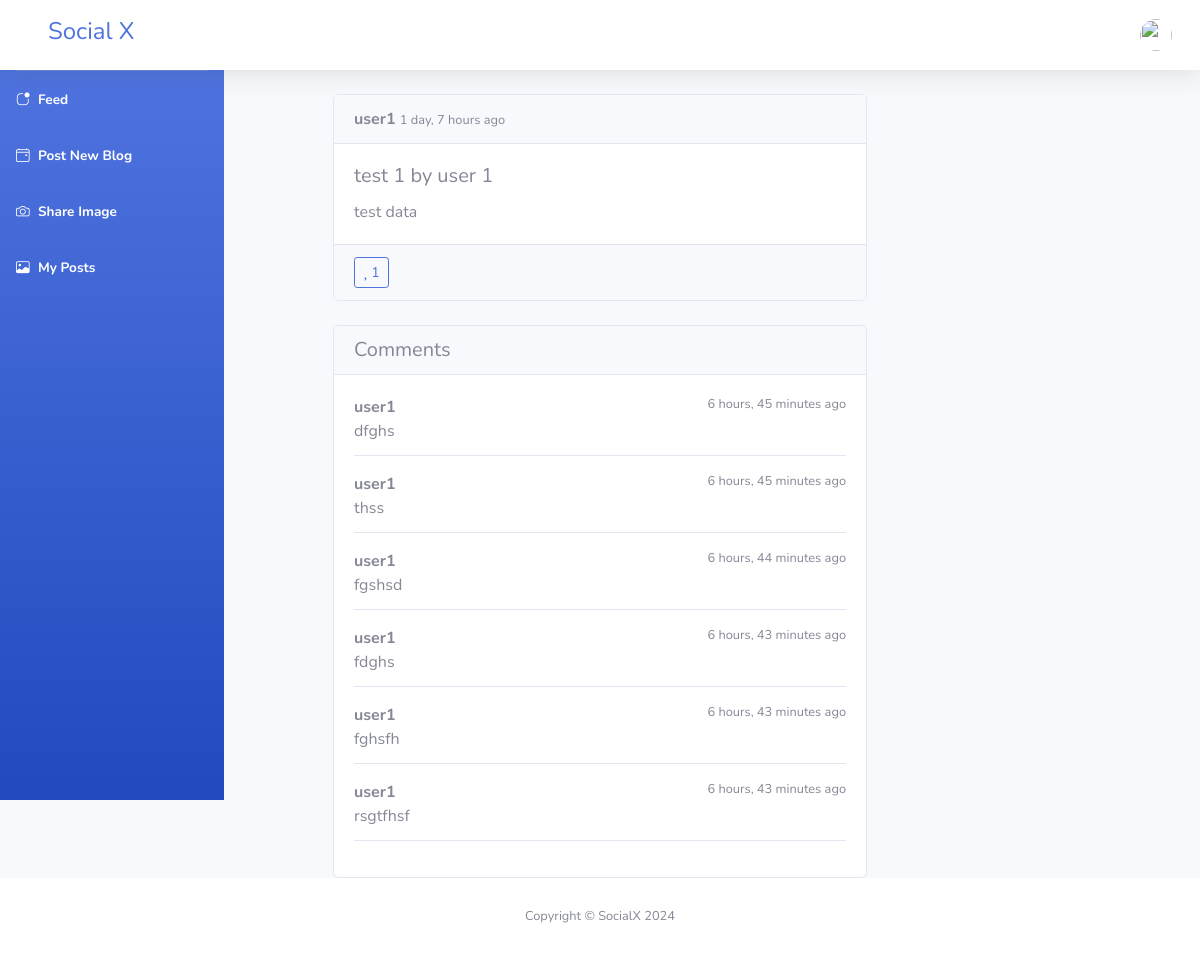
Page /post/8/detail on the committed database.
### user/models.py (models this page shows, shortened)
class Post(models.Model):
    POST_TYPES = (
        ('blog','Blog Post'),
        ('image','Image Post'),
    )
    title = models.CharField(max_length=200)
    content = models.TextField(blank=True)
    post_type = models.CharField(max_length=5,choices=POST_TYPES)
    author = models.ForeignKey(settings.AUTH_USER_MODEL,on_delete=models.CASCADE,related_name='posts')
    created_at = models.DateTimeField(auto_now_add=True)
    updated_at = models.DateTimeField(auto_now=True)
    is_blocked = models.BooleanField(default=False)
    is_deleted = models.BooleanField(default=False)
    image = models.ImageField(
        upload_to='post_images',
        null = True,
        blank=True,
        validators=[FileExtensionValidator(allowed_extensions=['jpg','jpeg','png','gif'])],
    )
    image_caption = models.CharField(max_length=500,blank=True)

class Comment(models.Model):
    post = models.ForeignKey(Post,on_delete=models.CASCADE,related_name='comments')
    author = models.ForeignKey(settings.AUTH_USER_MODEL,on_delete=models.CASCADE,related_name='comments')
    content = models.TextField()
    created_at = models.DateTimeField(auto_now_add=True)
    is_blocked = models.BooleanField(default=False)

### account_app/models.py (models this page shows, shortened)
class CustomUser(AbstractUser):
    phone_regex = RegexValidator(
        regex=r'^\+?1?\d{10}$',
        message="Phone number must be entered in the format: '+9999999999'. Up to 10 digits allowed."
    )
    email = models.EmailField(unique=True)
    profile_picture = models.ImageField(upload_to='profile_pics/', null=True, blank=True)
    contact_number = models.CharField(validators=[phone_regex], max_length=17, blank=True)

### user/views.py (the view)
# urls.py: path('post/<int:pk>/detail',views.post_detail,name='post_detail'),
def post_detail(request,pk):
    post = get_object_or_404(Post,pk=pk)
    comments = post.comments.filter(is_blocked=False)
    Comment_form = CommentForm()
    user_has_liked = request.user.is_authenticated and post.likes.filter(user=request.user).exists()
    context = {
        'post':post,
        'comments':comments,
        'comment_form':Comment_form,
        'user_has_liked':user_has_liked,
    }
    return render(request,'user/post_detail.html',context)

### templates/user/post_detail.html (shortened to what this page needs)
{% extends 'user/base.html' %}
{% block content %}
<div class="row">
    <div class="col-md-6 mx-auto">
        <div class="card mb-4">
            <div class="card-header d-flex justify-content-between align-items-center">
                <div>
                    <strong>{{ post.author.username }}</strong>
                    <small class="text-muted">{{ post.created_at|timesince }} ago</small>
                </div>
            </div>
            <div class="card-body">
                <h5 class="card-title">{{ post.title }}</h5>
                {% if post.post_type == 'image' %}
                    <p class="card-text">{{ post.image_caption }}</p>
                {% else %}
                    <p class="card-text">{{ post.content|linebreaksbr }}</p>
                {% endif %}
            </div>
            <div class="card-footer">
                <button class="btn btn-sm {% if user_has_liked %}btn-primary{% else %}btn-outline-primary{% endif %} like-button"
                        data-post-id="{{ post.pk }}">
                    <i class="fas fa-heart"></i>
                    <span class="likes-count">{{ post.likes.count }}</span>
                </button>
            </div>
        </div>
        <div class="card">
            <div class="card-header">
                <h5 class="mb-0">Comments</h5>
            </div>
            <div class="card-body">
                {% for comment in comments %}
                    <div class="mb-3 border-bottom pb-2">
                        <div class="d-flex justify-content-between">
                            <strong>{{ comment.author.username }}</strong>
                            <small class="text-muted">{{ comment.created_at|timesince }} ago</small>
                        </div>
                        <p class="mb-1">{{ comment.content }}</p>
                    </div>
                {% empty %}
                    <p class="text-center text-muted">No comments yet.</p>
                {% endfor %}
            </div>
        </div>
    </div>
</div>
{% endblock %}

### rows in the picture
Post: author.username "user1", created_at "1 day, 7 hours", title "test 1 by user 1", content "test data", likes.count "1"
Comment: author.username "user1", created_at "6 hours, 45 minutes", content "dfghs"
Comment: author.username "user1", created_at "6 hours, 45 minutes", content "thss"
Comment: author.username "user1", created_at "6 hours, 44 minutes", content "fgshsd"
Comment: author.username "user1", created_at "6 hours, 43 minutes", content "fdghs"
Comment: author.username "user1", created_at "6 hours, 43 minutes", content "fghsfh"
Comment: author.username "user1", created_at "6 hours, 43 minutes", content "rsgtfhsf"
